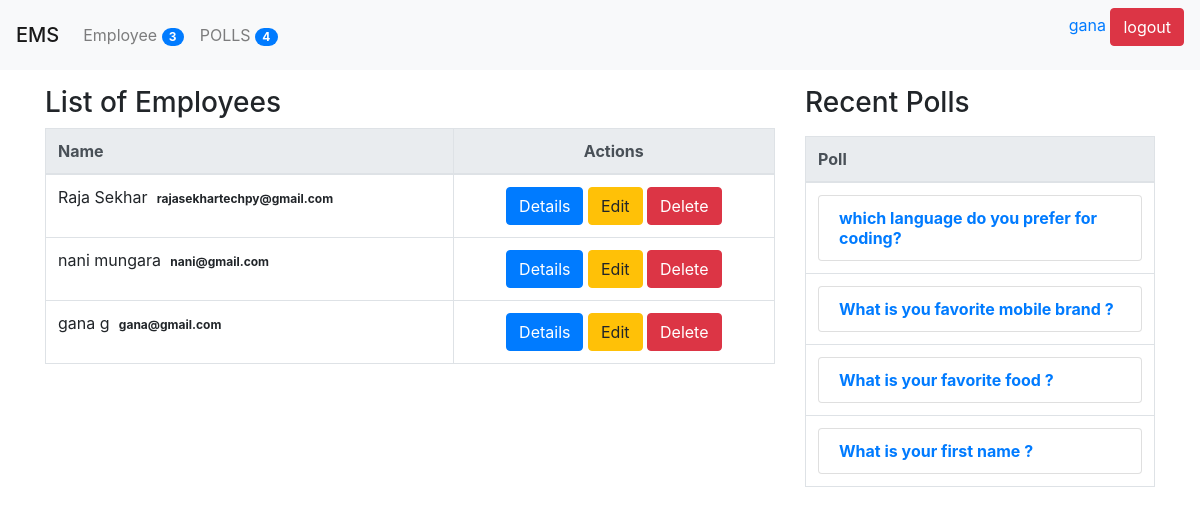
The page /employee/ (signed in) on the database its author committed.
### poll/models.py (models this page shows, shortened)
class Question(models.Model):
    title = models.TextField(null = True , blank = True)
    status = models.CharField(default = 'inactive', max_length = 10)
    created_by = models.ForeignKey(User, null=True, blank= True , on_delete= models.CASCADE)
    start_date = models.DateTimeField(null=True, blank= True)
    end_date = models.DateTimeField(null=True, blank= True)
    created_at = models.DateTimeField(auto_now_add= True)
    updated_at =models.DateTimeField(auto_now= True)

### employee/views.py (the view)
# urls.py: path('', employee_list, name= 'employee_list'),
@login_required(login_url= '/login/')
def employee_list(request):
    context = {}
    context['users'] = User.objects.all()
    context['title'] = 'Employees'
    return render(request, 'employee/index.html',context)

### poll/context_processor.py (called while the page is built)
def poll_count(request):
    count = Question.objects.count()
    return {"polls_count" : count}

def emp_count(request):
    count = User.objects.count()
    return {"emp_count" : count}

### poll/templatetags/poll_extras.py (called while the page is built)
def upper(value):
    return value.upper()

@register.simple_tag
def recent_polls(n=5):
    questions = Question.objects.all().order_by('-created_at')
    return questions[0:n]

### templates/employee/index.html (shortened to what this page needs)
{% extends 'polls/base.html' %}
{% load poll_extras %}
{% block content %}
<div class="row">
        <div class="col-sm-8">
        <p>
            <div class="float-left"><h3>List of {{title}}</h3></div>
        </p>
    <div class="table-responsive-sm">
    {% if users %}
            <table class="table table-bordered">
                <thead class="thead-light">
                    <tr>
                        <th>Name</th>
                        <th class="text-center">Actions</th>
                    </tr>
                </thead>
                <tbody>
            {% for user in users %}
                    <tr>
                        <td scope="row">
                            {{user.first_name}} {{user.last_name}}
                            <span class="badge badge-default">{{user.email}}</span>
                        </td>
                        <td class="text-center">
                            <a class="btn btn-primary" href="{% url 'employee_details' user.id %}">Details</a>
                            <a class="btn btn-warning" href="{% url 'employee_edit' user.id %}">Edit</a>
                            <a class="btn btn-danger" href="{% url 'employee_delete' user.id %}">Delete</a>
                        </td>
                    </tr>
                {% endfor %}
                </tbody>
            </table>
        {% else %}
            <p> There are no employees</p>
        {% endif %}
    </div>
    </div>
    <div class="col-sm-4">
        {% recent_polls as questions %}
        <p>
            <h3>Recent Polls</h3>
        </p>
        <div class="table-responsive-sm">
            {% if questions %}
                <table class="table table-bordered">
                    <thead class="thead-light">
                        <tr>
                            <th>Poll</th>
                        </tr>
                </thead>
                <tbody>
                {% for question in questions %}
                    <tr>
                        <th scope="row">
                            <a class="list-group-item" href="{% url 'polls_details' question.id%}" >{{question.title }} </a>
                        </th>
                    </tr>
                {% endfor %}
                </tbody>
                </table>
        {% else %}
            <p>There is no question available.</p>
        {% endif %}
    </div>
</div>
{% endblock content %}

### templates/header.html (shortened to what this page needs)
{% load poll_extras %}
<div class="navbar navbar-expand-lg navbar-light bg-light">
    <span class="navbar-brand mb-0 h1">EMS</span>
    <div class="collapse navbar-collapse" id="navbarNav">
        <ul class="navbar-nav">
            <li class="nav-item">
                <a class="nav-link" href="{% url 'employee_list'%}">
                    {{"employee" | capfirst}}
                    <span class="badge badge-primary badge-pill ">{{emp_count}}</span>
                </a>
            </li>
            <li class="nav-item">
                <a class="nav-link" href="{% url 'polls_list' %}">
                    {{"Polls" | upper}}
                    <span class="badge badge-primary badge-pill ">{{polls_count}}</span>
                </a>
            </li>
        </ul>
    </div>
    {% if user.is_authenticated %}
        <div class="text-right">
            <form method="POST" action="/logout/">
            <a href="{% url 'my_profile' %}">{{request.user.first_name}}</a>
            <input type="submit" class="btn btn-danger" value="logout">
            </form>
        </div>
    {% endif %}
</div>

### rows shown on the page
Question: title "which language do you prefer for coding?"
Question: title "What is you favorite mobile brand ?"
Question: title "What is your favorite food ?"
Question: title "What is your first name ?"

### other values the page prints
{{ "employee" | capfirst }} "Employee"
{{ emp_count }} "3"
{{ "Polls" | upper }} "POLLS"
{{ polls_count }} "4"
{{ request.user.first_name }} "gana"
{{ title }} "Employees"
{{ user.first_name }} "Raja"
{{ user.last_name }} "Sekhar"
{{ user.email }} "rajasekhartechpy@gmail.com"
{{ user.first_name }} "nani"
{{ user.last_name }} "mungara"
{{ user.email }} "nani@gmail.com"
{{ user.first_name }} "gana"
{{ user.last_name }} "g"
{{ user.email }} "gana@gmail.com"
